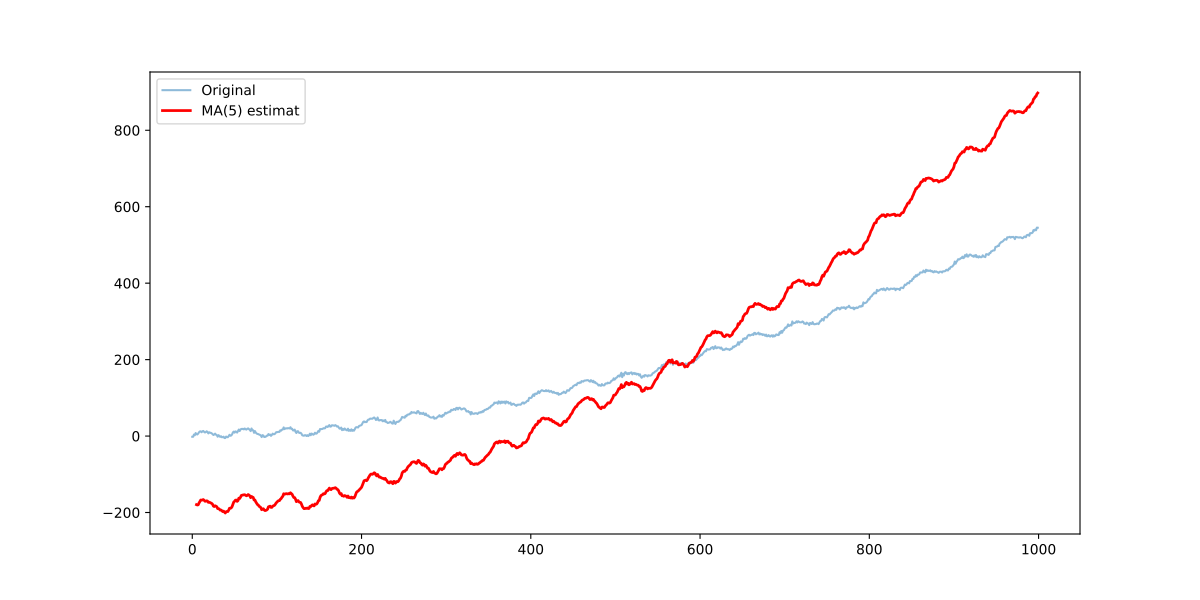

Write the Python code that produced this figure.
import numpy as np
import matplotlib.pyplot as plt

N = 1000
t = np.arange(N)

trend = 0.0005 * t**2 + 0.05 * t
season = 10 * np.sin(2 * np.pi * t / 50) + 5 * np.sin(2 * np.pi * t / 200)
noise = np.random.normal(0, 2, N)

y = trend + season + noise

q = 5
mu = np.mean(y)
eps = y - mu

M = N - q
X = np.zeros((M, q)) # erorile anterioare
Y = np.zeros(M) # seria shiftata q pozitii - media 

for i in range(q, N):
    Y[i-q] = y[i] - mu
    for j in range(q):
        X[i-q, j] = eps[i-j-1]

# Y=X*theta si aflam theta
# theta = (XT*X)^(-1)*XT*Y

XT = X.T
XT_X = np.dot(XT, X)
XT_Y = np.dot(XT, Y)
theta = np.linalg.inv(XT_X).dot(XT_Y)

print("Coeficienti theta MA(q):", theta)

# reconstruim seria estimata
y_hat = np.zeros(M)
for i in range(q, N):
    val = mu + eps[i]
    for j in range(q):
        val += theta[j] * eps[i-j-1]
    y_hat[i-q] = val

plt.figure(figsize=(12,6))
plt.plot(t, y, label="Original", alpha=0.5)
plt.plot(t[q:], y_hat, label=f"MA({q}) estimat", linewidth=2, color="red")
plt.legend()
plt.show()
